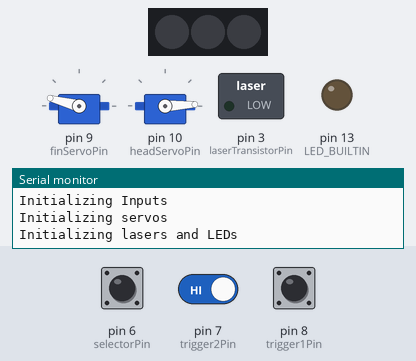
A program run on a simulated Arduino Nano Every. Shown: 2 × servo, 3 RGB LEDs in strip order, left to right, switched loads named in the program (green lamp = pin HIGH), output pins drawn as LEDs (lit = HIGH), the last lines printed to the serial monitor. The inputs (shaded band) are chosen by the test bench; at power-on: pin 8 (trigger1Pin) HIGH, pin 6 (selectorPin) HIGH, pin 7 (trigger2Pin) HIGH.

Above: at 2.0 s.
2.1 s: pin 8 (trigger1Pin) pulled LOW for 0.15 s
At 2.17 s:
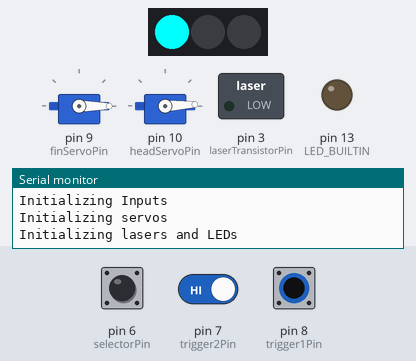
3.8 s: pin 6 (selectorPin) pulled LOW for 3.2 s
At 4.8 s:
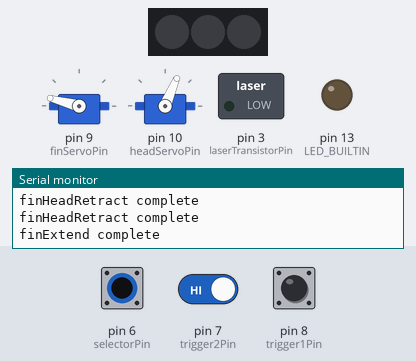
8.5 s: pin 6 (selectorPin) pulled LOW for 0.15 s
At 9.6 s:
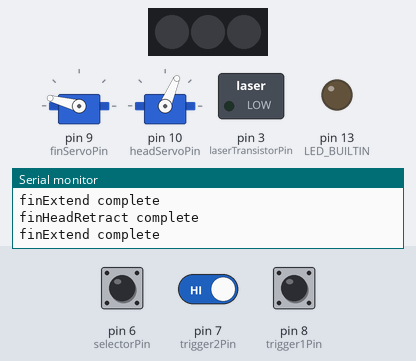
10.6 s: pin 8 (trigger1Pin) pulled LOW for 1 s
At 11.4 s:
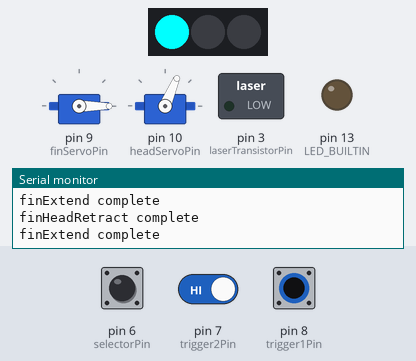
13.1 s: pin 8 (trigger1Pin) pulled LOW for 3.2 s
At 17.4 s:
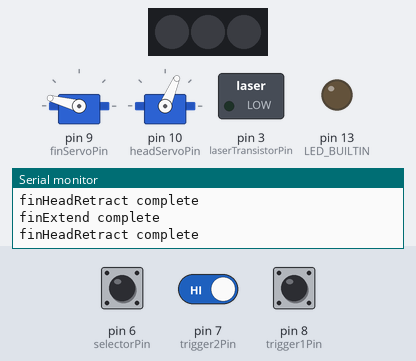
17.8 s: pin 7 (trigger2Pin) driven LOW and pin 8 (trigger1Pin) driven LOW
At 18.6 s:
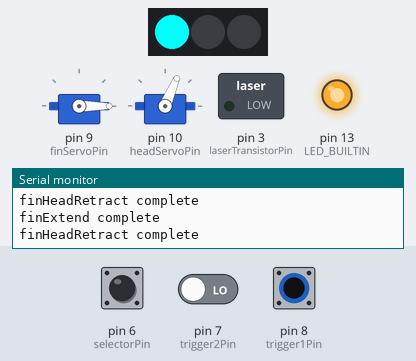
Timing chart, 0 to 20.3 s (numbered marks = the images above; inputs shaded):
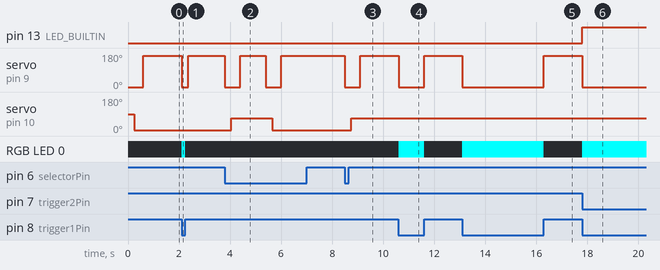

The program:

main.cpp
```cpp
#include <Arduino.h>
#include <Servo.h>
#include <FastLED.h>
#include <DFPlayerMini_Fast.h>

/*
  GLOBAL VARIABLES
*/

unsigned long currMillis = 0;

/*
  INPUTS
*/

// Definitions
const uint8_t trigger1Pin = 8;              // Inner trigger
const uint8_t trigger2Pin = 7;              // Outer trigger
const uint8_t selectorPin = 6;              // Rotation selector

// Setup Function

void initializeInputs() {
  Serial.println(F("Initializing Inputs"));

  pinMode(trigger1Pin, INPUT_PULLUP);
  pinMode(trigger2Pin, INPUT_PULLUP);
  pinMode(selectorPin, INPUT_PULLUP);
}

/*
  SOUND
*/

// Definitions
DFPlayerMini_Fast player;

const uint8_t defaultVol = 30;

// Track assignments
const uint8_t startupSFX = 1;
const uint8_t finOpenSFX = 2;
const uint8_t finCloseSFX = 3;
const uint8_t rotateSFX = 4;
const uint8_t errorSFX = 5;
const uint8_t fire1SFX = 6;
const uint8_t fire2SFX = 7;

// Functions
void playSFX(int track) {
  player.play(track);
}

// Setup Function
void initializeDFPlayer() {
  Serial1.begin(9600);
  Serial.println(F("Initializing DFPlayer... (May take 3-5 seconds)"));
  player.begin(Serial1, true);
  Serial.println(F("DFPlayer Mini initialized."));

  player.volume(defaultVol);
}

/*
  SERVOS

  This prop uses 2 servo motors, 1 MG90S and 1 DS3218MG, to extend/retract the outer fins and to rotate the whole head respectively.
  The MG90S is driven by a digital PWM pin and powered off of the Arduino 5V pin.
  The DS3218MG is driven by a digital PWM pin and powered directly off the 7.4V power from the battery.
*/

// Fin Servo
Servo finservo;                         // MG90S servo used to actuate retracting fins
const uint8_t finServoPin = 9;
const uint8_t finExtendedPos = 0;
const uint8_t finFiringPos = 80;        // TODO Tune firing position
const uint8_t finRetractedPos = 165;

const uint16_t finInterval = 250;               // Approx delay @ 5V (325)
const uint16_t finFiringInterval = 125;         // TODO Tune interval

uint8_t finPos = finRetractedPos;
unsigned long lastFinMillis = 0;
bool finMoving = false;
bool finExtended = false;

bool readyFinRetract = false;
bool readyFinExtend = false;

// Fin Servo Functions
void finExtend() {
  if (!finMoving && finPos != finExtendedPos) {
      finservo.write(finExtendedPos);
      finPos = finExtendedPos;
      finMoving = true;
      lastFinMillis = currMillis;
    }
  if (finMoving) {
    if (currMillis >= lastFinMillis + finInterval) {
      finMoving = false;
      finExtended = true;
      Serial.println(F("finExtend complete"));
    }
  }
}

void finRetract() {
  if (!finMoving && finPos != finRetractedPos) {
      finservo.write(finRetractedPos);
      finPos = finRetractedPos;
      finMoving = true;
      lastFinMillis = currMillis;
    }
  if (finMoving) {
    if (currMillis >= lastFinMillis + finInterval) {
      finMoving = false;
      finExtended = false;
      Serial.println(F("finHeadRetract complete"));
    }
  }
}

// Head Servo
Servo headservo;                          // DS3218MG servo used to rotate head
const uint8_t headServoPin = 10;
const uint16_t headServoMinPulse = 500;
const uint16_t headServoMaxPulse = 2500;
const uint8_t headServoMinPos = 3;
const uint8_t headServoMaxPos = 67;

const uint16_t headInterval = 350;                // TODO Verify head delay @ working voltage (~7V)

bool initHeadRotate = false;
uint8_t headPos = headServoMinPos;
unsigned long lastHeadMillis = 0;
bool headMoving = false;

void rotateHead() {
  if (!finExtended) {
    finExtend();                              // Extends fins to allow for head rotation
  }

  // // playSFX(rotateSFX);
  if (finExtended && (finPos == finExtendedPos)) {
    if (!headMoving) {
      switch(headPos) {
        case headServoMaxPos:
          headservo.write(headServoMinPos);
          lastHeadMillis = currMillis;
          headPos = headServoMinPos;
          headMoving = true;
          break;
        case headServoMinPos:
          headservo.write(headServoMaxPos);
          lastHeadMillis = currMillis;
          headPos = headServoMaxPos;
          headMoving = true;
          break;
      }
    }
    if (headMoving) {
      if (currMillis >= lastHeadMillis + headInterval) {
        headMoving = false;
        readyFinRetract = true;
      }
    }
  }

  if (readyFinRetract) {
    finRetract();
    delay(500);
    if (!finExtended) {
      readyFinRetract = false;
      initHeadRotate = false;
    }
  }
}

// Setup Function
void initializeServos() {
  Serial.println(F("Initializing servos"));

  finservo.attach(finServoPin);
  headservo.attach(headServoPin, headServoMinPulse, headServoMaxPulse);

  finservo.write(finExtendedPos);           // Sets fins and head to home positions
  delay(finInterval);
  headservo.write(headServoMinPos);
  delay(headInterval);
  finservo.write(finRetractedPos);
  delay(finInterval);
}


/*
  LIGHTS
*/
// Declarations
const uint8_t laserTransistorPin = 3;

const uint8_t ledDataPin = 2;
const uint8_t ledNum = 3;

unsigned long ledRefreshInterval = 10000;

CRGB nozzleLeds[ledNum];

// Variables
bool ledStatus = false;
unsigned long lastLEDRefreshMillis = 0;

// Functions
void lasersOn() {
  digitalWrite(laserTransistorPin, HIGH);
}

void lasersOff() {
  digitalWrite(laserTransistorPin, LOW);
}

void ledsOn(CRGB newColor, bool isChange = false) {
  if (!ledStatus || isChange) {
    nozzleLeds[0] = newColor;
    FastLED.show();
    ledStatus = true;
  }
}

void ledsOff() {
  if (ledStatus) {
    nozzleLeds[0] = CRGB::Black;
    FastLED.show();
    ledStatus = false;
  }
}

// Setup Function
void initializeLights() {
  Serial.println(F("Initializing lasers and LEDs"));
  pinMode(laserTransistorPin, OUTPUT);

  FastLED.addLeds<NEOPIXEL, ledDataPin>(nozzleLeds, ledNum);
}

/*
  ACTIONS
*/

// State Definitions
bool triggerPrimed = false;
bool firing = false;

// Functions
void startup() {
  delay(2000);
  playSFX(startupSFX);

  finExtend();
  finRetract();

  finExtend();
  headservo.write(0);
  delay(headInterval);
  finRetract();

  rotateHead();
  rotateHead();
}

void primeTrigger() {
  finExtend();
  ledsOn(CRGB::Cyan);
  // lasersOn();
  triggerPrimed = true;                   // Enables main trigger action
}

void unprimeTrigger() {
  // lasersOff();
  ledsOff();
  finRetract();
  triggerPrimed = false;                  // Locks main trigger action
}

bool finFireRetractReady = false;
bool finFireExtendReady = false;

void fireTrigger() {                     // Initiates firing action, requires trigger priming
  if (!finFireRetractReady) {
    if (!finMoving && finPos != finFiringPos) {
      finservo.write(finFiringPos);
      finPos = finFiringPos;
      finMoving = true;
      lastFinMillis = currMillis;
    }
    if (finMoving) {
      if (currMillis >= lastFinMillis + finFiringInterval) {
        finMoving = false;
        finFireRetractReady = true;
      }
    }
  }

  // // playSFX(rotateSFX);
  if (finFireRetractReady && (finPos == finFiringPos)) {
    ledsOff();
    ledsOn(CRGB::Orange, true);
    lasersOff();
    finFireExtendReady = true;
  }

  if (finFireExtendReady) {
    if (!finMoving && finPos != finExtendedPos) {
      finservo.write(finExtendedPos);
      finPos = finExtendedPos;
      finMoving = true;
      lastFinMillis = currMillis;
    }
    if (finMoving) {
      if (currMillis >= lastFinMillis + finFiringInterval) {
        finMoving = false;
        finFireRetractReady = true;
      }
    }
    // delay(50);
    if (finFireRetractReady) {
      delay(500);               // TODO implement LED fadeout
      ledsOff();
      delay(200);               // TODO clean up firing rearm implementation
      finFireRetractReady = false;
      finFireExtendReady = false;
      firing = false;
    }
  }
}

/*
  MAIN
*/
void setup() {
  Serial.begin(115200);
  pinMode(LED_BUILTIN, OUTPUT);

  initializeInputs();
  // initializeDFPlayer();
  initializeServos();
  initializeLights();

  // startup();
}

void loop() {
  currMillis = millis();

  if (firing) {
    digitalWrite(LED_BUILTIN, HIGH);
  }
  if (!firing) {
    digitalWrite(LED_BUILTIN, LOW);
  }

  byte trigger1State = digitalRead(trigger1Pin);
  byte trigger2State = digitalRead(trigger2Pin);
  byte selectorState = digitalRead(selectorPin);
  if (trigger1State == LOW && !firing) {
    primeTrigger();
  }
  if (trigger1State == HIGH && !firing) {
    if (!initHeadRotate) {
      unprimeTrigger();
    }
  }

  if (trigger2State == LOW && triggerPrimed) {
    firing = true;
  }

  if (selectorState == LOW && !firing) {
    initHeadRotate = true;
  }

  if (initHeadRotate) {
    rotateHead();
  }
  if (firing) {
    fireTrigger();
  }
}
```

Measured:
- after the input at 2.1 s, servo on pin 9 (finServoPin): 165° → 0° at once, → 165° 0.25 s later; RGB LED 0: off → RGB(0, 255, 255) at once, → off 0.15 s later
- after the input at 3.8 s, servo on pin 9 (finServoPin): alternates 165° for 1.0 s and 0° for 0.60 s, 4 changes in all, then stays 165°, starting at once; servo on pin 10 (headServoPin): 3° → 67° after 0.25 s, → 3° 1.6 s later
- after the input at 8.5 s, servo on pin 9 (finServoPin): 165° → 0° at once, → 165° 0.60 s later; servo on pin 10 (headServoPin): 3° → 67° after 0.25 s
- after the input at 10.6 s, servo on pin 9 (finServoPin): 165° → 0° at once, → 165° 1.0 s later; RGB LED 0: off → RGB(0, 255, 255) at once, → off 1.0 s later
- after the input at 13.1 s, servo on pin 9 (finServoPin): 165° → 0° at once, → 165° 3.2 s later; RGB LED 0: off → RGB(0, 255, 255) at once, → off 3.2 s later
- after the input at 17.8 s, pin 13 (LED_BUILTIN): LOW → HIGH at once; servo on pin 9 (finServoPin): 165° → 0° at once; RGB LED 0: off → RGB(0, 255, 255) at once
